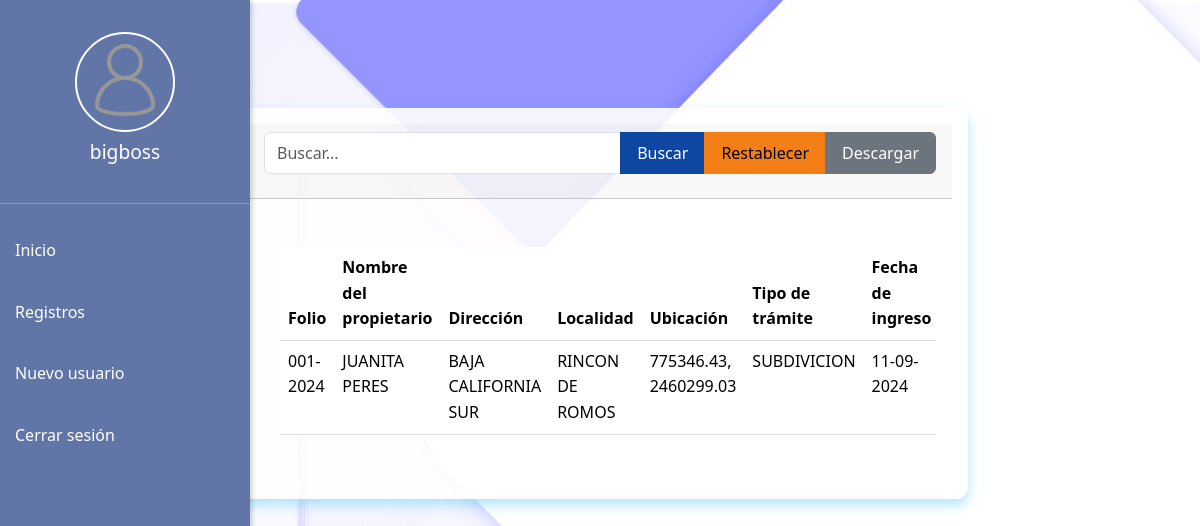
/php/director/registros_director.php (signed in), run on the app's committed database.
### tables this page shows
CREATE TABLE `formulario` (
  `folio` varchar(11) NOT NULL,
  `nombre_propietario` varchar(100) NOT NULL,
  `direccion` varchar(255) NOT NULL,
  `localidad` varchar(100) NOT NULL,
  `numeroDireccion` varchar(5) NOT NULL,
  `tipo_tramite` varchar(100) NOT NULL,
  `fecha_ingreso` varchar(12) NOT NULL,
  `nombre_solicitante` varchar(100) NOT NULL,
  `telefono` varchar(15) NOT NULL,
  `correo` varchar(100) NOT NULL,
  `usuario_recibe` varchar(100) NOT NULL,
  `observaciones` text DEFAULT NULL,
  `fecha_entrega_estimada` varchar(12) DEFAULT NULL,
  `ubicacion` varchar(255) DEFAULT NULL,
  `escrituras` varchar(255) DEFAULT NULL,
  `boleta_predial` varchar(100) DEFAULT NULL,
  `identificacion` varchar(255) NOT NULL,
  `estatus` varchar(30) NOT NULL,
  `created_at` timestamp NOT NULL DEFAULT current_timestamp(),
  `updated_at` timestamp NOT NULL DEFAULT current_timestamp() ON UPDATE current_timestamp(),
  `cord_lat` varchar(30) NOT NULL,
  `cord_long` varchar(30) NOT NULL
);

### php/director/registros_director.php (the view, shortened to what this page needs)
<?php include ('navbar.php') ?>
<!DOCTYPE html>
<html lang="en">
<head>
    <link href="https://cdn.jsdelivr.net/npm/bootstrap@5.3.2/dist/css/bootstrap.min.css" rel="stylesheet">
    <link rel="stylesheet" href="../../css/globals.css">
    <link rel="stylesheet" href="../../css/ventanilla.css">
</head>
<body>
<div class="container mt-4">
    <div class="row justify-content-center">
        <div class="col-md-8">
            <div class="card">
                <div class="card-header">
                    <div class="input-group mb-3">
                        <input type="text" id="searchInput" placeholder="Buscar..." aria-label="Buscar" class="form-control" data-bs-toggle="tooltip" data-bs-placement="top" title="Buscar en la tabla">
                        <button id="searchButton" class="btn btn-primary" aria-label="Buscar" data-bs-toggle="tooltip" data-bs-placement="top" title="Realizar búsqueda">Buscar</button>
                        <button id="resetButton" class="btn btn-warning" aria-label="Restablecer búsqueda" data-bs-toggle="tooltip" data-bs-placement="top" title="Restablecer búsqueda">Restablecer</button>
                        <button id="downloadButton" class="btn btn-secondary" aria-label="Descargar datos filtrados" data-bs-toggle="tooltip" data-bs-placement="top" title="Descargar datos filtrados">Descargar</button>
                    </div>
                </div>
                <div class="card-body">
                    <div class="table-responsive">
                        <table class="table table-hover">
                            <thead>
                                <tr>
                                    <th class="sortable" scope="col" aria-sort="none" data-bs-toggle="tooltip" data-bs-placement="top" title="Ordenar por Folio">Folio</th>
                                    <th class="sortable" scope="col" aria-sort="none" data-bs-toggle="tooltip" data-bs-placement="top" title="Ordenar por Nombre del propietario">Nombre del propietario</th>
                                    <th class="sortable" scope="col" aria-sort="none" data-bs-toggle="tooltip" data-bs-placement="top" title="Ordenar por Dirección">Dirección</th>
                                    <th class="sortable" scope="col" aria-sort="none" data-bs-toggle="tooltip" data-bs-placement="top" title="Ordenar por Localidad">Localidad</th>
                                    <th class="sortable" scope="col" aria-sort="none" data-bs-toggle="tooltip" data-bs-placement="top" title="Ordenar por Ubicación">Ubicación</th>
                                    <th class="sortable" scope="col" aria-sort="none" data-bs-toggle="tooltip" data-bs-placement="top" title="Ordenar por Tipo de trámite">Tipo de trámite</th>
                                    <th class="sortable" scope="col" aria-sort="none" data-bs-toggle="tooltip" data-bs-placement="top" title="Ordenar por Fecha de ingreso">Fecha de ingreso</th>
                                </tr>
                            </thead>
                            <tbody>
                                <?php
                                $conexion = connection();
                                $sql = "SELECT * FROM formulario ORDER BY folio DESC";
                                $result = mysqli_query($conexion, $sql);
                                if ($result && mysqli_num_rows($result) > 0) {
                                    while ($mostrar = mysqli_fetch_assoc($result)) { ?>
                                        <tr>
                                            <td><?php echo htmlspecialchars($mostrar['folio'], ENT_QUOTES, 'UTF-8') ?></td>
                                            <td><?php echo htmlspecialchars($mostrar['nombre_propietario'], ENT_QUOTES, 'UTF-8') ?></td>
                                            <td><?php echo htmlspecialchars($mostrar['direccion'], ENT_QUOTES, 'UTF-8') ?></td>
                                            <td><?php echo htmlspecialchars($mostrar['localidad'], ENT_QUOTES, 'UTF-8') ?></td>
                                            <td><?php echo htmlspecialchars($mostrar['ubicacion'], ENT_QUOTES, 'UTF-8') ?></td>
                                            <td><?php echo htmlspecialchars($mostrar['tipo_tramite'], ENT_QUOTES, 'UTF-8') ?></td>
                                            <td><?php echo htmlspecialchars($mostrar['fecha_ingreso'], ENT_QUOTES, 'UTF-8') ?></td>
                                        </tr>
                                <?php
                                    }
                                } else {
                                    echo "<tr><td colspan='13' class='text-center'>No hay registros</td></tr>";
                                }
                                ?>
                            </tbody>
                        </table>
                    </div>
                </div>
            </div>
        </div>
    </div>
</body>
</html>

### css/globals.css (style rules this page uses)
*, *::before, *::after { box-sizing: border-box; margin: 0; padding: 0; }
body { font-family: system-ui, -apple-system, BlinkMacSystemFont, 'Segoe UI', Roboto, Oxygen, Ubuntu, Cantarell, 'Open Sans', 'Helvetica Neue', sans-serif; background-image: url(../img/bg.jpg); background-size: cover; }

### css/ventanilla.css (style rules this page uses)
body { background-color: #f0f8ff; }
.card { border: none; border-radius: 15px; box-shadow: 0 10px 20px rgba(100, 205, 255, 1); background-color: rgba(255, 255, 255, 0.5); margin: auto; margin-top: 30px; padding: 15px; transition: all 0.3s ease-in-out; }
.btn-primary { background-color: #0d47a1; border-color: #0d47a1; transition: all 0.3s ease-in-out; }

### php/director/navbar.php (style rules this page uses)
:root { --primary-color: #6176A6; --secondary-color: #333E55; --bg-color: #f0f2f5; --text-color: #fff; --hover-bg-color: #4a5a83; --transition-speed: 0.3s; }
body { background-color: var(--bg-color); font-family: Arial, sans-serif; margin: 0; padding: 0; overflow-x: hidden; }

### php/director/registros_director.php (style rules this page uses)
body { background-color: #f0f8ff; animation: backgroundFade 5s infinite alternate; font-size: 16px; margin: 0; padding: 0; line-height: 1.6; }
.card { border: none; border-radius: 12px; box-shadow: 0 6px 12px rgba(100, 205, 255, 0.5); background-color: rgba(255, 255, 255, 0.9); margin-top: 20px; padding: 16px; }
.btn { font-size: 16px; padding: 8px 16px; }
.btn-primary { background-color: #0d47a1; border-color: #0d47a1; }
.btn-warning { background-color: #f57f17; border-color: #f57f17; }
.form-control { animation: inputPulse 2s infinite alternate; font-size: 16px; }
.table-responsive { padding: 16px; }
.table { margin: 16px 0; width: 100%; font-size: 16px; }
.table td, .table th { padding: .5rem; }

### data on the page
formulario: folio "001-2024", nombre_propietario "JUANITA PERES", direccion "BAJA CALIFORNIA SUR", localidad "RINCON DE ROMOS", ubicacion "775346.43, 2460299.03", tipo_tramite "SUBDIVICION", fecha_ingreso "11-09-2024"

### other printed values
$username "bigboss"
